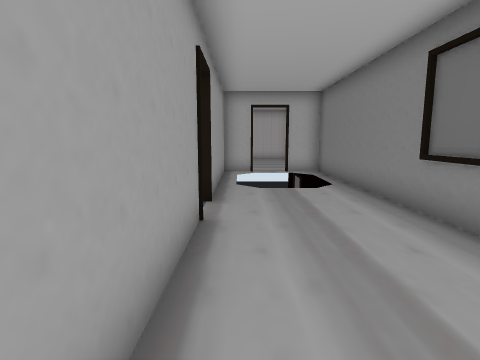
[1] (above)

18 first-person views from a walk through a 3-D level made in the Unity game engine. The camera is 1.4 m above the floor, tilts 8° down and sees 80° across. Doors are open. The floor is counted in squares, 1 m on a side. Each view is taken from the middle of a square. On the plan, view 1 faces up. The plan holds only what a view shows up to about 14 squares ahead; the rest is blank. The place goes on beyond the plan. The player character is not drawn. Some surface patterns are stand-ins.

[2]
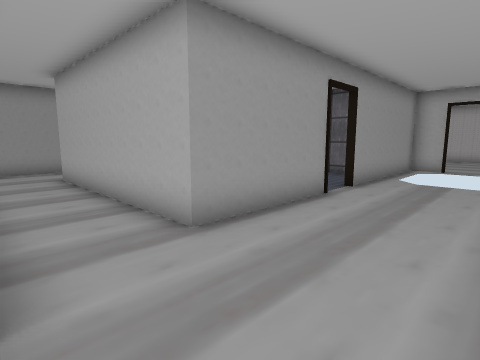

[3]
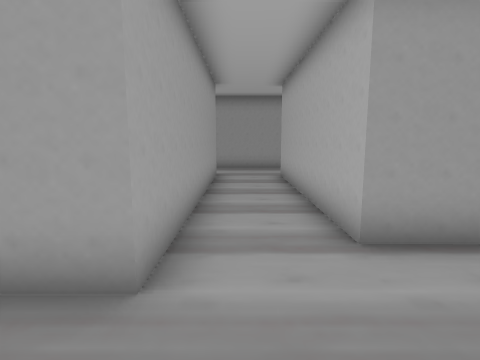

[4]
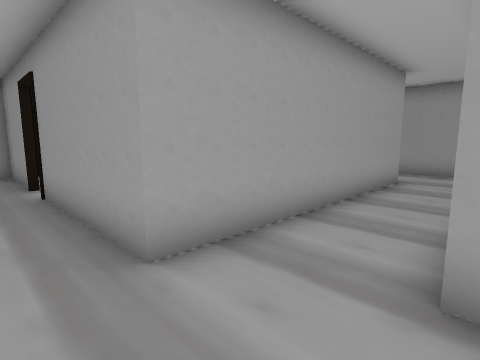

[5]
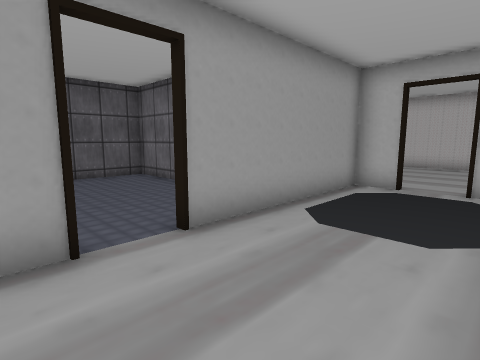

[6]
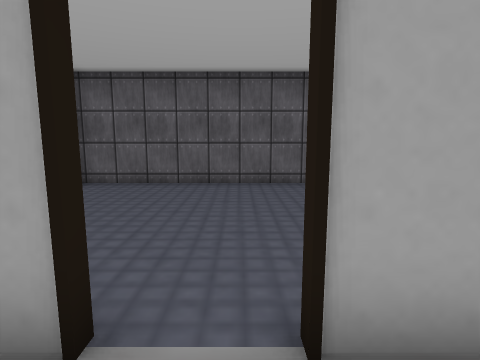

[7]
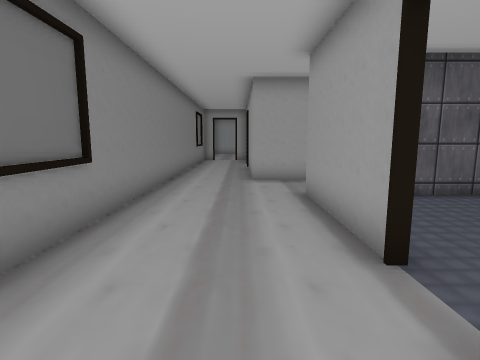

[8]
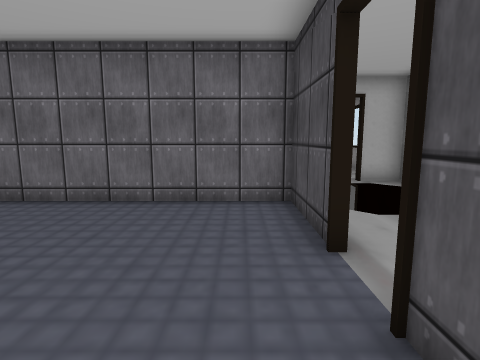

[9]
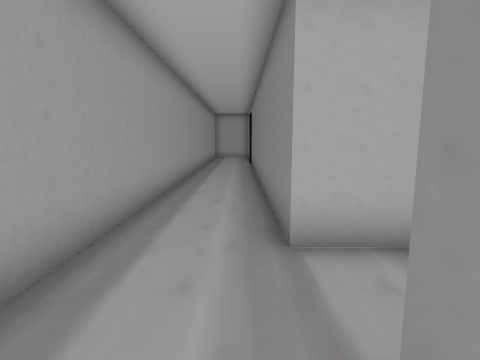

[10]
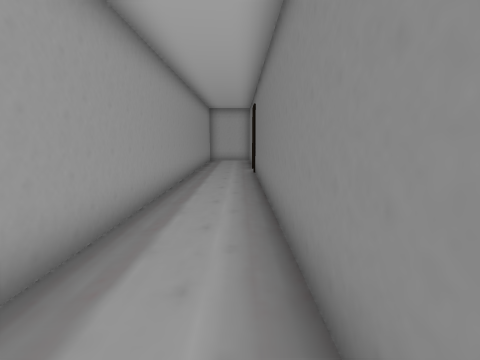

[11]
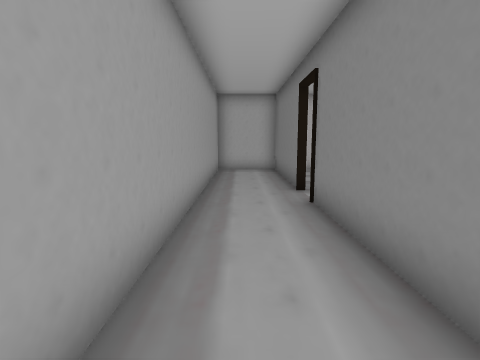

[12]
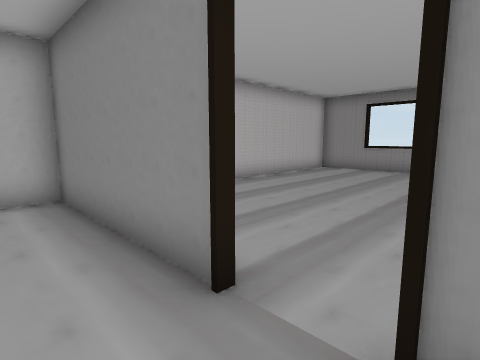

[13]
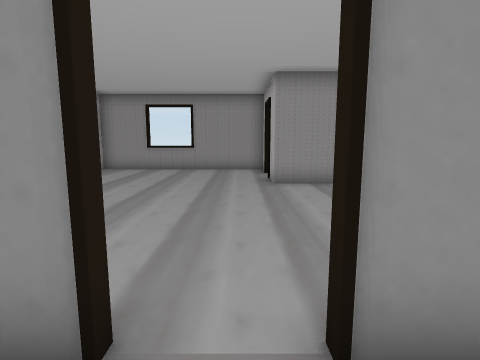

[14]
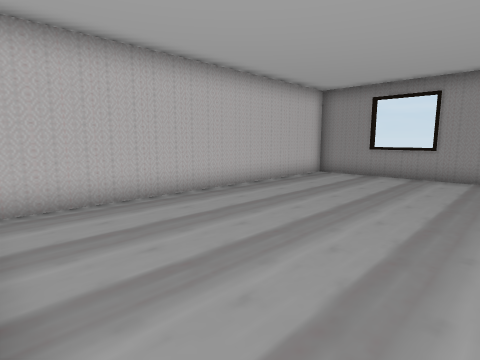

[15]
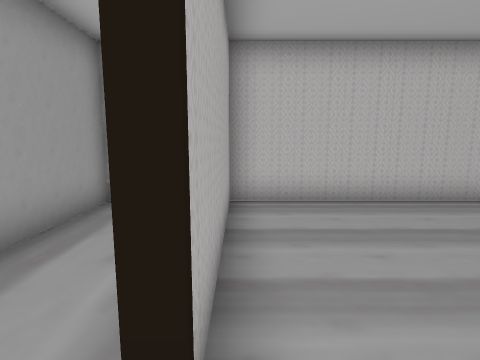

[16]
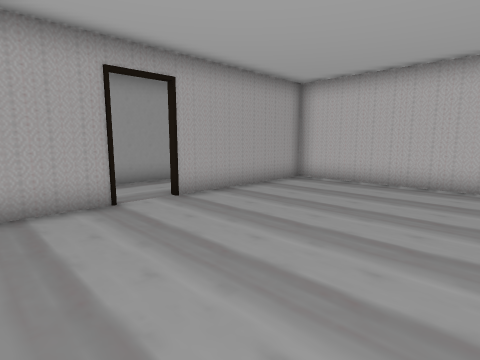

[17]
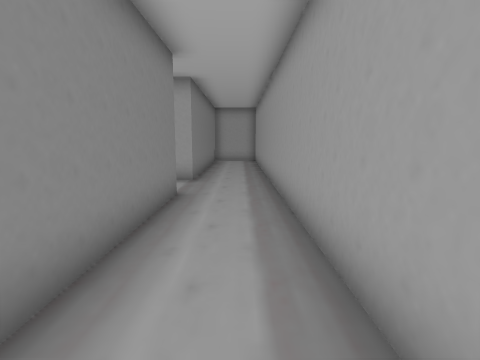

[18]
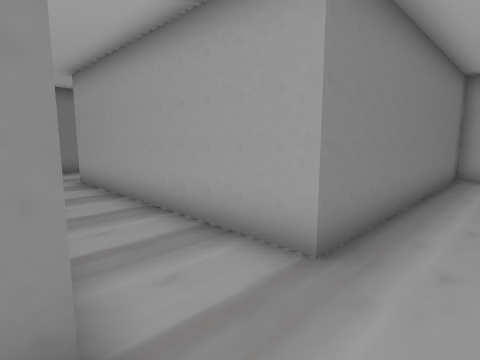

### Floor plan
Key: @ floor where view 1 was taken; # wall or solid block; . floor; = window, fence, low wall or low ledge; v drop or lower ground.
Columns run from 11 left of view 1 to 4 right of it. Each row starts with its distance up from view 1.
 21 ###############
 20 #..#...........#
 19 #..#...........#
 18 #..#...........v
 17 #..#...........v
 16 #..#...........#
 15 #..#...........#
 14 #..............#
 13 #..#......##..#v
 12 #..#......#=vv=v
 11 #..#......#v  vv
 10 #..########v  vv
  9 #..#......#v  vv
  8 #..#......#....#
  7 #..#......#....#
  6 #..#...........#
  5 #..#...........#
  4 #..#......#....#
  3 #..#......#....#
  2 #..#......#....#
  1 #..########....#
  0 #..........@...#
 -1 #..............#
 -2 #..#########...#
 -3 #..#       #...#
 -4 #..#       #...#
 -5 #..#       #...#

Positions as (right, up) in squares from view 1, and headings:
1: (0, 0), facing up
2: (3, -2), facing up-left
3: (3, -1), facing left
4: (2, 1), facing down-left
5: (3, 4), facing up-left
6: (1, 6), facing left
7: (1, 8), facing down
8: (-2, 3), facing up
9: (-9, -3), facing up
10: (-9, 1), facing up
11: (-10, 7), facing up
12: (-10, 13), facing up-right
13: (-10, 14), facing right
14: (-8, 14), facing up-right
15: (-8, 14), facing up
16: (-2, 11), facing up-left
17: (-10, 8), facing down
18: (-10, 1), facing down-right
